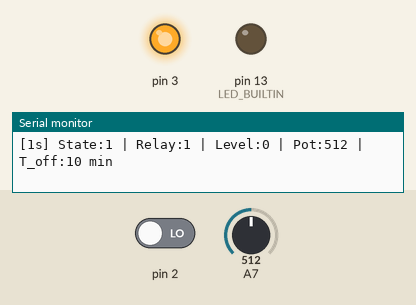
Bench run of a sketch on a simulated Arduino Nano, built with avr-gcc and run on an emulated ATmega328P. Shown: output pins drawn as LEDs (lit = HIGH), the last lines printed to the serial monitor. The test bench sets the inputs (shaded band); at power-on: pin 2 LOW, A7 = 512.

Above: at 4.2 s.
4.3 s: pin 2 driven HIGH
At 4.7 s:
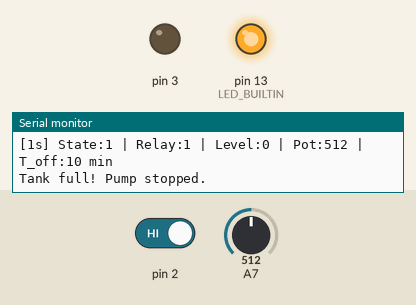
5.8 s: pin 2 driven LOW
At 7.0 s:
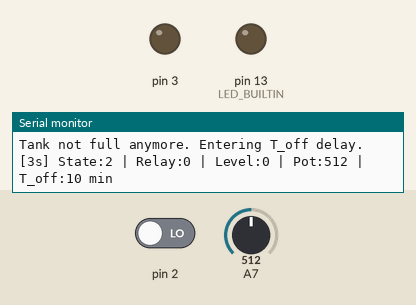
Timing chart, 0 to 8.8 s (numbered marks = the images above; inputs shaded):
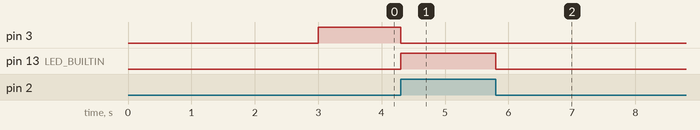

Measured:
- after the input at 4.3 s, pin 3: HIGH → LOW at once; pin 13 (LED_BUILTIN): LOW → HIGH at once
- after the input at 5.8 s, pin 13 (LED_BUILTIN): HIGH → LOW at once

The sketch:

Water_Pump_Timer_Automator_v13.ino
```cpp
#include <stdint.h>

// ---------------------- Feature Config
#define LEVEL_SENSOR_ENABLED true
#define POT_ENABLED true

#define DEBUG_MODE_ENABLED true
#define FAST_TEST_MODE_ENABLED false

// ---------------------- Serial Logging
#if DEBUG_MODE_ENABLED
#define LOG(x) Serial.print(x)
#define LOG_LN(x) Serial.println(x)
#define LOG_BEGIN(baudrate) Serial.begin(baudrate)
#else
#define LOG(x)
#define LOG_LN(x)
#define LOG_BEGIN(baudrate)
#endif

// ---------------------- Namespaces
namespace CONVERSIONS {
constexpr uint32_t SEC_TO_MS = 1000;
constexpr uint32_t MIN_TO_MS = 60000;
}

namespace S_TIMERS {
constexpr uint32_t STARTUP_DELAY_MS = 3000;
constexpr uint32_t TIME_ON_S = 33;
constexpr uint32_t TIME_OFF_MIN = 15;
constexpr uint32_t FT_TIME_ON_S = 4;
constexpr uint32_t FT_TIME_OFF_S = 4;
constexpr uint32_t POT_READ_INTERVAL = 30 * CONVERSIONS::SEC_TO_MS;
constexpr uint32_t TIME_OFF_OPT1_MIN = 5;
constexpr uint32_t TIME_OFF_OPT2_MIN = 10;
constexpr uint32_t TIME_OFF_ANTIFREEZE_MIN = 30;
constexpr uint32_t INTERVAL_DEBUG_LOG = 1000;
}

namespace POT {
constexpr uint16_t MAX = 1023;
constexpr uint8_t RANGES = 3;
constexpr uint16_t SCALE = MAX / RANGES;
}

namespace PIN {
constexpr uint8_t RELAY = 3;  // In Nano (latest system)
//constexpr uint8_t RELAY = 6; // In Uno (current system)
constexpr uint8_t POT = A7;
constexpr uint8_t LEVEL_SENSOR = 2;
constexpr uint8_t LED_LEVEL = LED_BUILTIN;
}

namespace RELAY {
constexpr bool ON = HIGH;
constexpr bool OFF = LOW;
}

// ---------------------- Global State
enum class SystemState : uint8_t { STARTUP,
                                   PUMP_ON,
                                   PUMP_OFF,
                                   TANK_FULL_WAIT };
SystemState currentState = SystemState::STARTUP;

uint32_t lastStateChange = 0;
uint32_t potLastReadTime = 0;

#if (!POT_ENABLED || FAST_TEST_MODE_ENABLED)
uint32_t currentTimeOff = S_TIMERS::TIME_OFF_MIN * CONVERSIONS::MIN_TO_MS;
#else
uint32_t currentTimeOff = 0;  // Will be set from analogRead()
#endif

constexpr uint8_t SIZE_BUF = 100;

char buf[SIZE_BUF];

static inline uint32_t getTimeOn();
static inline uint32_t getTimeOff(uint16_t potValue);
void logDebug(unsigned long now, unsigned long currentTimeOff);

// ---------------------- Setup
void setup() {
  pinMode(PIN::RELAY, OUTPUT);
  pinMode(PIN::LED_LEVEL, OUTPUT);
#if (POT_ENABLED && (!FAST_TEST_MODE_ENABLED))
  pinMode(PIN::POT, INPUT);
#endif
#if LEVEL_SENSOR_ENABLED
  pinMode(PIN::LEVEL_SENSOR, INPUT);
#endif

  digitalWrite(PIN::RELAY, RELAY::OFF);
  digitalWrite(PIN::LED_LEVEL, LOW);

  LOG_BEGIN(9600);
  LOG_LN("System booting...");

  delay(S_TIMERS::STARTUP_DELAY_MS);
  lastStateChange = millis();

  currentTimeOff = getTimeOff(
#if (POT_ENABLED && (!FAST_TEST_MODE_ENABLED))
    analogRead(PIN::POT)
#else
    0
#endif
  );

  currentState = SystemState::PUMP_ON;
  digitalWrite(PIN::RELAY, RELAY::ON);
  LOG_LN("Pump ON after startup.");
}

// ---------------------- Loop
void loop() {
  uint32_t now = millis();

#if (POT_ENABLED && (!FAST_TEST_MODE_ENABLED))
  if ((now - potLastReadTime) >= S_TIMERS::POT_READ_INTERVAL) {
    potLastReadTime = now;
    currentTimeOff = getTimeOff(analogRead(PIN::POT));
  }
#endif

  logDebug(now, currentTimeOff);

  // LEVEL FULL check (interrupt pump operation immediately)
#if LEVEL_SENSOR_ENABLED
  bool tankFull = digitalRead(PIN::LEVEL_SENSOR);
  digitalWrite(PIN::LED_LEVEL, tankFull ? HIGH : LOW);

  if (tankFull && (currentState != SystemState::TANK_FULL_WAIT)) {
    digitalWrite(PIN::RELAY, RELAY::OFF);
    digitalWrite(PIN::LED_LEVEL, HIGH);
    currentState = SystemState::TANK_FULL_WAIT;
    LOG_LN("Tank full! Pump stopped.");
    return;
  }

  // If previously full, wait until it's not full
  if ((currentState == SystemState::TANK_FULL_WAIT) && !tankFull) {
    lastStateChange = now;
    currentState = SystemState::PUMP_OFF;
    LOG_LN("Tank not full anymore. Entering T_off delay.");
    return;
  }
#endif

  switch (currentState) {
    case SystemState::PUMP_ON:
      if (now - lastStateChange >= getTimeOn()) {
        digitalWrite(PIN::RELAY, RELAY::OFF);
        lastStateChange = now;
        currentState = SystemState::PUMP_OFF;
        LOG_LN("Pump OFF. Entering T_off delay.");
      }
      break;

    case SystemState::PUMP_OFF:
      if (now - lastStateChange >= currentTimeOff) {
        digitalWrite(PIN::RELAY, RELAY::ON);
        lastStateChange = now;
        currentState = SystemState::PUMP_ON;
        LOG_LN("Pump ON. Entering T_on duration.");
      }
      break;

    default:
      break;
  }
}

// ---------------------- Time Functions
static inline uint32_t getTimeOn() {
#if FAST_TEST_MODE_ENABLED
  return S_TIMERS::FT_TIME_ON_S * CONVERSIONS::SEC_TO_MS;
#else
  return S_TIMERS::TIME_ON_S * CONVERSIONS::SEC_TO_MS;
#endif
}
static inline uint32_t getTimeOff(uint16_t potValue) {
#if (FAST_TEST_MODE_ENABLED)
  return S_TIMERS::FT_TIME_OFF_S * CONVERSIONS::SEC_TO_MS;
#elif (POT_ENABLED && (!FAST_TEST_MODE_ENABLED))
  if (potValue < POT::SCALE)
    return S_TIMERS::TIME_OFF_OPT1_MIN * CONVERSIONS::MIN_TO_MS;
  else if (potValue < 2 * POT::SCALE)
    return S_TIMERS::TIME_OFF_OPT2_MIN * CONVERSIONS::MIN_TO_MS;
  else
    return S_TIMERS::TIME_OFF_ANTIFREEZE_MIN * CONVERSIONS::MIN_TO_MS;
#else
  return S_TIMERS::TIME_OFF_MIN * CONVERSIONS::MIN_TO_MS;
#endif
}

// ---------------------- Debug Logging
void logDebug(unsigned long now, unsigned long currentTimeOff) {
#if DEBUG_MODE_ENABLED
  static uint32_t lastLog = 0;
  if (now - lastLog >= S_TIMERS::INTERVAL_DEBUG_LOG) {
    lastLog = now;

#if LEVEL_SENSOR_ENABLED
    int level = digitalRead(PIN::LEVEL_SENSOR);
#else
    int level = -1;
#endif

#if FAST_TEST_MODE_ENABLED
uint32_t toffDisplay = currentTimeOff / CONVERSIONS::SEC_TO_MS;
const char* unit = "sec";
#else
uint32_t toffDisplay = currentTimeOff / CONVERSIONS::MIN_TO_MS;
const char* unit = "min";
#endif

    snprintf(buf, sizeof(buf),
             "[%lus] State:%d | Relay:%d | Level:%d | Pot:%d | T_off:%lu %s",
             (now - S_TIMERS::STARTUP_DELAY_MS) / CONVERSIONS::SEC_TO_MS,
             static_cast<int>(currentState),
             digitalRead(PIN::RELAY),
             level,
             POT_ENABLED ? analogRead(PIN::POT) : -1,
             toffDisplay,
             unit);

    LOG_LN(buf);
  }
#endif
}
```
